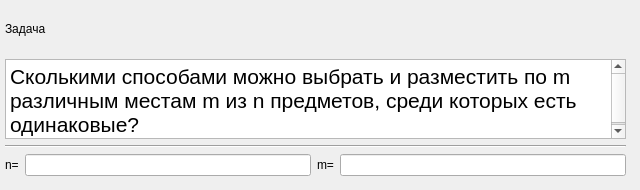
           <widget class="QWidget" name="partial_permutation_duplicates">
            <widget class="QWidget" name="verticalLayoutWidget_8">
             <property name="geometry">
              <rect>
               <x>0</x>
               <y>0</y>
               <width>631</width>
               <height>181</height>
              </rect>
             </property>
             <layout class="QVBoxLayout" name="verticalLayout_8">
              <property name="sizeConstraint">
               <enum>QLayout::SetNoConstraint</enum>
              </property>
              <property name="leftMargin">
               <number>5</number>
              </property>
              <property name="topMargin">
               <number>5</number>
              </property>
              <property name="rightMargin">
               <number>5</number>
              </property>
              <property name="bottomMargin">
               <number>5</number>
              </property>
              <item>
               <widget class="QLabel" name="task_label_6">
                <property name="text">
                 <string>Задача</string>
                </property>
               </widget>
              </item>
              <item>
               <widget class="QTextBrowser" name="task_text_6">
                <property name="maximumSize">
                 <size>
                  <width>16777215</width>
                  <height>80</height>
                 </size>
                </property>
                <property name="html">
                 <string>&lt;!DOCTYPE HTML PUBLIC &quot;-//W3C//DTD HTML 4.0//EN&quot; &quot;http://www.w3.org/TR/REC-html40/strict.dtd&quot;&gt;
&lt;html&gt;&lt;head&gt;&lt;meta name=&quot;qrichtext&quot; content=&quot;1&quot; /&gt;&lt;style type=&quot;text/css&quot;&gt;
p, li { white-space: pre-wrap; }
&lt;/style&gt;&lt;/head&gt;&lt;body style=&quot; font-family:'Ubuntu'; font-size:16pt; font-weight:400; font-style:normal;&quot;&gt;
&lt;p style=&quot; margin-top:0px; margin-bottom:0px; margin-left:0px; margin-right:0px; -qt-block-indent:0; text-indent:0px;&quot;&gt;&lt;span style=&quot; font-family:'Open Sans,sans-serif'; color:#000000; background-color:#ffffff;&quot;&gt;Сколькими способами можно выбрать и разместить по m различным местам m из n предметов, среди которых есть одинаковые?&lt;/span&gt;&lt;/p&gt;&lt;/body&gt;&lt;/html&gt;</string>
                </property>
               </widget>
              </item>
              <item>
               <widget class="Line" name="line_6">
                <property name="orientation">
                 <enum>Qt::Horizontal</enum>
                </property>
               </widget>
              </item>
              <item>
               <layout class="QHBoxLayout" name="horizontalLayout_14">
                <item>
                 <widget class="QLabel" name="nLable_rpatial">
                  <property name="text">
                   <string>n=</string>
                  </property>
                 </widget>
                </item>
                <item>
                 <widget class="QLineEdit" name="nInput_rpartial"/>
                </item>
                <item>
                 <widget class="QLabel" name="mLabel_rpartial">
                  <property name="text">
                   <string>m=</string>
                  </property>
                 </widget>
                </item>
                <item>
                 <widget class="QLineEdit" name="mInput_rpartial"/>
                </item>
               </layout>
              </item>
             </layout>
            </widget>
           </widget>
